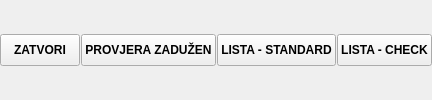
       <widget class="QFrame" name="frame_11">
        <property name="frameShape">
         <enum>QFrame::NoFrame</enum>
        </property>
        <property name="frameShadow">
         <enum>QFrame::Raised</enum>
        </property>
        <layout class="QHBoxLayout" name="horizontalLayout_8">
         <property name="spacing">
          <number>1</number>
         </property>
         <property name="leftMargin">
          <number>0</number>
         </property>
         <property name="topMargin">
          <number>0</number>
         </property>
         <property name="rightMargin">
          <number>0</number>
         </property>
         <property name="bottomMargin">
          <number>0</number>
         </property>
         <item>
          <widget class="QPushButton" name="btnZatvori">
           <property name="minimumSize">
            <size>
             <width>0</width>
             <height>32</height>
            </size>
           </property>
           <property name="font">
            <font>
             <weight>75</weight>
             <bold>true</bold>
            </font>
           </property>
           <property name="cursor">
            <cursorShape>PointingHandCursor</cursorShape>
           </property>
           <property name="text">
            <string>ZATVORI</string>
           </property>
           <property name="icon">
            <iconset resource="../../../resources/DonatForm.qrc">
             <normaloff>:/InDonat/Forms/images/CLOSE.GIF</normaloff>:/InDonat/Forms/images/CLOSE.GIF</iconset>
           </property>
          </widget>
         </item>
         <item>
          <widget class="QPushButton" name="btnProvjeraZaduzen">
           <property name="minimumSize">
            <size>
             <width>0</width>
             <height>32</height>
            </size>
           </property>
           <property name="font">
            <font>
             <weight>75</weight>
             <bold>true</bold>
            </font>
           </property>
           <property name="cursor">
            <cursorShape>PointingHandCursor</cursorShape>
           </property>
           <property name="toolTip">
            <string>Na ovo ima pravo samo DJUHAS!</string>
           </property>
           <property name="text">
            <string>PROVJERA ZADUŽEN</string>
           </property>
          </widget>
         </item>
         <item>
          <widget class="QPushButton" name="btnListaStandad">
           <property name="minimumSize">
            <size>
             <width>0</width>
             <height>32</height>
            </size>
           </property>
           <property name="font">
            <font>
             <weight>75</weight>
             <bold>true</bold>
            </font>
           </property>
           <property name="cursor">
            <cursorShape>PointingHandCursor</cursorShape>
           </property>
           <property name="text">
            <string>LISTA - STANDARD</string>
           </property>
          </widget>
         </item>
         <item>
          <widget class="QPushButton" name="btnListaCheck">
           <property name="minimumSize">
            <size>
             <width>0</width>
             <height>32</height>
            </size>
           </property>
           <property name="font">
            <font>
             <weight>75</weight>
             <bold>true</bold>
            </font>
           </property>
           <property name="cursor">
            <cursorShape>PointingHandCursor</cursorShape>
           </property>
           <property name="text">
            <string>LISTA - CHECK</string>
           </property>
          </widget>
         </item>
        </layout>
       </widget>
